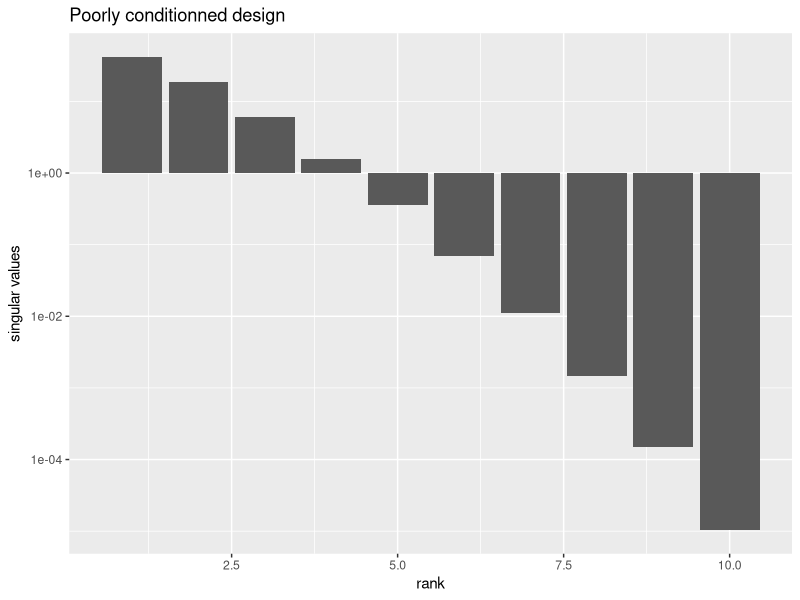

Write the R code that produced this figure. (Note: this script raises an error after producing the figure.)
## ---- chunk 1
require(tidyverse)
## ---- chunk 2
set.seed(21504397)  # pick your student number instead of 1515

n <- 1000
p <- 10
B <- 2000
s <- 5

sigma <- 1
## ---- chunk 3
grid <- (1:n)/(n+1)
Z <- cbind(rep(1,n), poly(grid, degree=p-1, raw = TRUE))
Z <- as.data.frame(Z)
colnames(Z) <- stringr::str_c("x", 0:(p-1), sep = "")
## ---- chunk 4
# TODO

svd.Z = svd(Z)
is.list(svd.Z)
names(svd.Z)
sv = svd.Z$d
#ou svd.Z[['d']]
qplot(x=seq_along(sv), y=sv, geom="col",xlab ="rank", ylab="singular values")+
  scale_y_log10() +
  ggtitle("Poorly conditionned design")

## ---- chunk 5
#QR decomposition :

Z_QR = qr(Z)
Q <- qr.Q(Z_QR)
R <- qr.R(Z_QR)
#qr.solve(Z_QR,Y)
#Q

#pseudo-inverse :
pseudoinverse(as.matrix(Z))



## ---- chunk 6
ix <- sort(sample(1:p, s))
betas <- rep(0, p)
betas[ix] <- 1:s

betas
## ---- chunk 7
# TODO:
Y = as.matrix(Z) %*% betas + sigma * rnorm(n)
df <- cbind(Z,Y)
assertthat::assert_that(all(names(df) == c("x0", "x1", "x2", "x3", "x4", "x5", "x6", "x7", "x8", "x9", "Y")))
## ---- chunk 8
# TODO:
betas_hat = qr.solve(Z_QR,Y)
betas_hat
lm.0 = lm(formula = Y ~ . -1,df)
lm.0

norm(coefficients(lm.0) - betas_hat)
## ---- chunk 9
# TODO
summary(lm.0)


## ---- chunk 10
# TODO:
summary.lm

## ---- chunk 11
# TODO:

df %>%
  ggplot(aes(x=x1,y=Y))+
  geom_point(size=.5, alpha=.3)+
  geom_line(mapping=aes(y=fitted(lm.0)),col="red")+
  geom_line(mapping = aes(y=as.matrix(Z)%*%betas))+
  ggtitle("Multilinear regression with full model (polynomial with degree 9)")

#fitted = vals attendues (y^)

## ---- chunk 12
# TODO: 
lm00 <- lm(Y ~ -1, df)
lm00
summary(lm00)


## ---- chunk 13
# TODO: 
anova(lm00,lm.0)

## ---- chunk 14
require(MASS)
## ---- chunk 15
betas <- c(5:1, rep(0, 5))

noise = rnorm(n)
Y = as.matrix(Z) %*% betas + sigma*noise
df2 <- cbind(Z,Y)
## ---- chunk 16
formulas <- purrr::map_chr(0:9 , .f = ~ stringr::str_c("x", 0:., collapse = " + ")) %>% 
  stringr::str_c("Y ~ ", .) %>% 
  stringr::str_c( " - 1") %>% 
  purrr::map(formula)

lms = formulas %>% purrr::map(lm,data=df2)
## ---- chunk 17
# TODO:

ss<-0
for (i in 1:9) {
  ss[i] <- sum(residuals(lms[[i]])^2)
}

ssr <- data.frame(order = c(1:9), values = ss)
ssr %>%
  ggplot(aes(x=order,y=values)) + xlab ("order")+ ylab("sums of squared residuals")+
  geom_point(size=1.5, alpha=.8, col="red")+
  #geom_line(mapping=aes(y=fitted(lm.0)),col="red")+
  ggtitle("Sums of squared residuals as a function of order.")



## ---- chunk 18
# TODO: 
anova(lms[[1]], lms[[2]])
## ---- chunk 19
# TODO:
for (i in 1:9){
  print(anova(lms[[i]], lms[[i+1]]))
}
  
## ---- chunk 20
# TODO:
df2.aov <- aov(formulas[[10]], data = df2)

summary(df2.aov)


## ---- chunk 21
# TODO: 
df2_updated <- update(df2.aov, . ~ . - x5 - x6 - x7 - x8 - x9)
df2_updated

## ---- chunk 22
# TODO: 
dropterm(df2.aov, scale = 0, test = "F")
dropterm(df2.aov, scale = 0,k=2)


## ---- chunk 23
# TODO:

addterm(lm00,lm.0)
## ---- chunk 24
# TODO

stepAIC(df2_updated, scope = list(upper=formulas[[10]], lower=formulas[[1]]))
